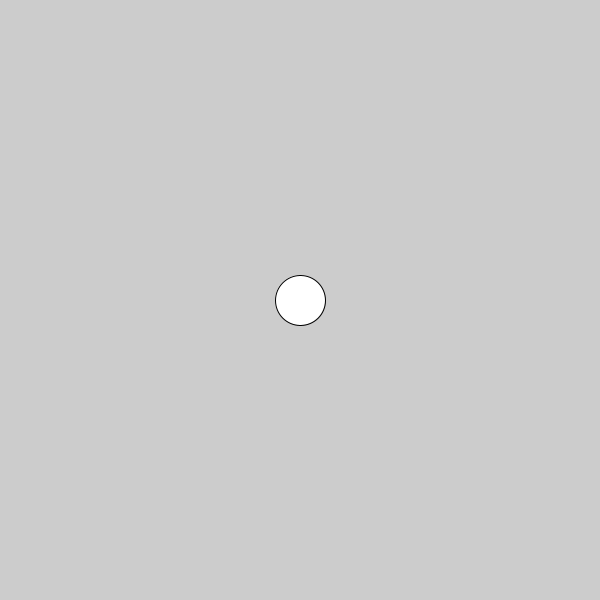
Frame 1 (no input)
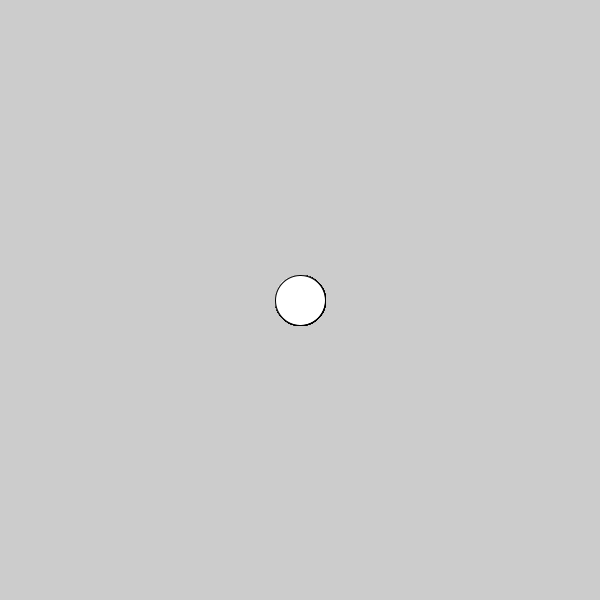
Frame 60 (the mouse pressed at the canvas centre just before this capture)
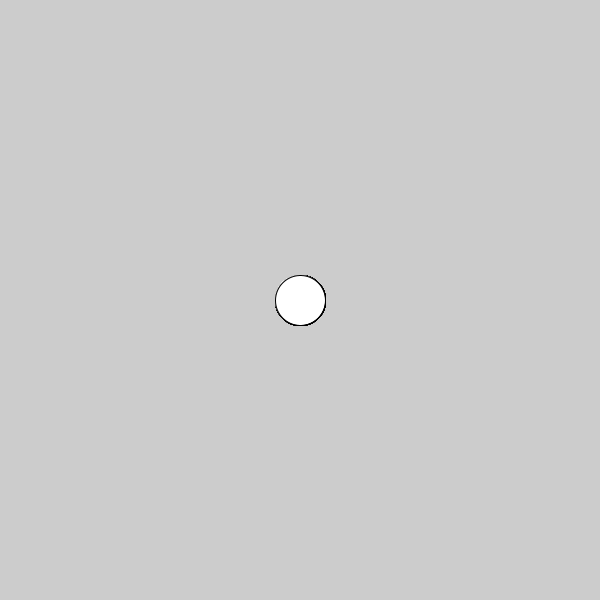
Frame 120 (the mouse held since frame 60 and released just before this capture)

The Processing sketch that drew these frames (run headless with seeded random() and noise(); from frame 60 on, the mouse is pressed at the canvas centre):

// Processing sketch: keypress_practice
// ── keypress_practice.pde
char a = 'a'; 
boolean up, right, left, down; 

float x, y; 

void setup() {
  size(600, 600);
  x = width/2;
  y = height/2;
}

void draw() {

  ellipse(x, y, 50, 50); 
  if (up) {
    y-=10;
  }
  if (down) {
    y+=10;
  }
  if (right) {
    x+=10;
  }
  if (left) {
    x-=10;
  }


  if (keyPressed) {
  }
}

void keyPressed() {
  if (key == CODED) {
    if (keyCode == UP) {
      up = true;
    } else if (keyCode == RIGHT) {
      right = true;
    } else if (keyCode == LEFT) {
      left = true;
    } else if (keyCode == DOWN) {
      down = true;
    }
  }
}

void keyReleased() {
  if (key == CODED) {
    if (keyCode == UP) {
      up = false;
    } else if (keyCode == RIGHT) {
      right = false;
    } else if (keyCode == LEFT) {
      left = true;
    } else if (keyCode == DOWN) {
      down = true;
    }
  }
}
